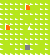

Below is a game level as drawn by its tile map, then a one-line description and the .tmx file that defines it, in full:
An orthogonal 10x11 tile map with 5x5 px tiles, 1 tile layer (Tile Layer 1).

<map version="1.0" orientation="orthogonal" renderorder="right-down" width="10" height="11" tilewidth="5" tileheight="5" nextobjectid="1">
 <tileset firstgid="1" name="tiles" tilewidth="5" tileheight="5">
  <image source="tiles.png" trans="808080" width="60" height="40" />
 </tileset>
 <layer name="Tile Layer 1" width="10" height="11">
  <data>
   <tile gid="84" />
   <tile gid="84" />
   <tile gid="84" />
   <tile gid="84" />
   <tile gid="84" />
   <tile gid="84" />
   <tile gid="84" />
   <tile gid="84" />
   <tile gid="84" />
   <tile gid="84" />
   <tile gid="84" />
   <tile gid="84" />
   <tile gid="84" />
   <tile gid="84" />
   <tile gid="84" />
   <tile gid="77" />
   <tile gid="12" />
   <tile gid="12" />
   <tile gid="96" />
   <tile gid="84" />
   <tile gid="84" />
   <tile gid="84" />
   <tile gid="96" />
   <tile gid="12" />
   <tile gid="84" />
   <tile gid="84" />
   <tile gid="84" />
   <tile gid="84" />
   <tile gid="96" />
   <tile gid="84" />
   <tile gid="84" />
   <tile gid="84" />
   <tile gid="96" />
   <tile gid="96" />
   <tile gid="84" />
   <tile gid="12" />
   <tile gid="12" />
   <tile gid="96" />
   <tile gid="84" />
   <tile gid="84" />
   <tile gid="84" />
   <tile gid="84" />
   <tile gid="84" />
   <tile gid="84" />
   <tile gid="84" />
   <tile gid="84" />
   <tile gid="84" />
   <tile gid="96" />
   <tile gid="84" />
   <tile gid="84" />
   <tile gid="84" />
   <tile gid="77" />
   <tile gid="84" />
   <tile gid="84" />
   <tile gid="84" />
   <tile gid="81" />
   <tile gid="84" />
   <tile gid="84" />
   <tile gid="84" />
   <tile gid="84" />
   <tile gid="84" />
   <tile gid="84" />
   <tile gid="84" />
   <tile gid="84" />
   <tile gid="84" />
   <tile gid="12" />
   <tile gid="84" />
   <tile gid="84" />
   <tile gid="84" />
   <tile gid="84" />
   <tile gid="84" />
   <tile gid="84" />
   <tile gid="96" />
   <tile gid="84" />
   <tile gid="84" />
   <tile gid="84" />
   <tile gid="84" />
   <tile gid="84" />
   <tile gid="84" />
   <tile gid="84" />
   <tile gid="84" />
   <tile gid="12" />
   <tile gid="96" />
   <tile gid="96" />
   <tile gid="84" />
   <tile gid="84" />
   <tile gid="84" />
   <tile gid="96" />
   <tile gid="12" />
   <tile gid="84" />
   <tile gid="84" />
   <tile gid="12" />
   <tile gid="12" />
   <tile gid="84" />
   <tile gid="84" />
   <tile gid="74" />
   <tile gid="84" />
   <tile gid="12" />
   <tile gid="12" />
   <tile gid="84" />
   <tile gid="84" />
   <tile gid="84" />
   <tile gid="84" />
   <tile gid="84" />
   <tile gid="84" />
   <tile gid="84" />
   <tile gid="84" />
   <tile gid="84" />
   <tile gid="84" />
   <tile gid="84" />
  </data>
 </layer>
</map>